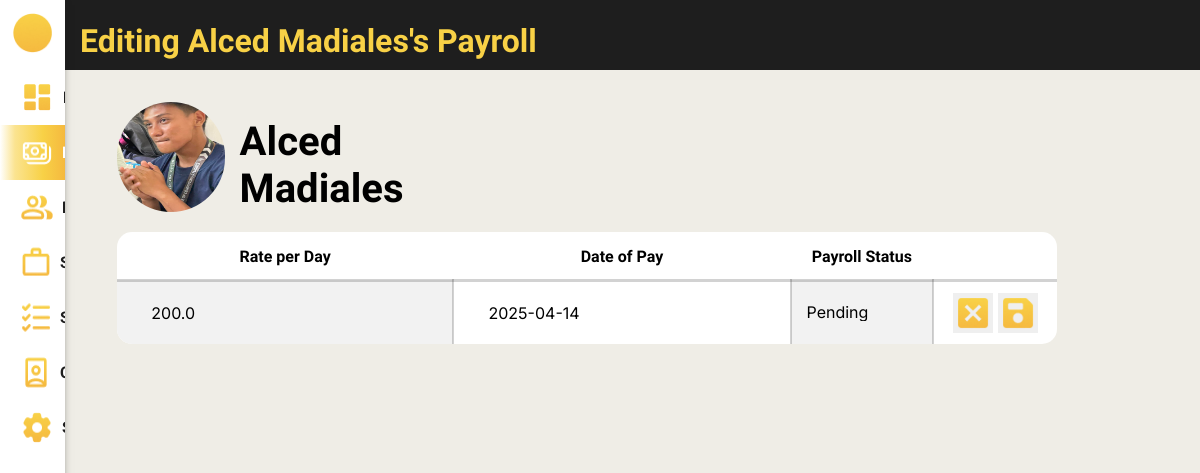
/payroll_system/payroll_edit/7/ (signed in), run on an earlier commit of the app's database.
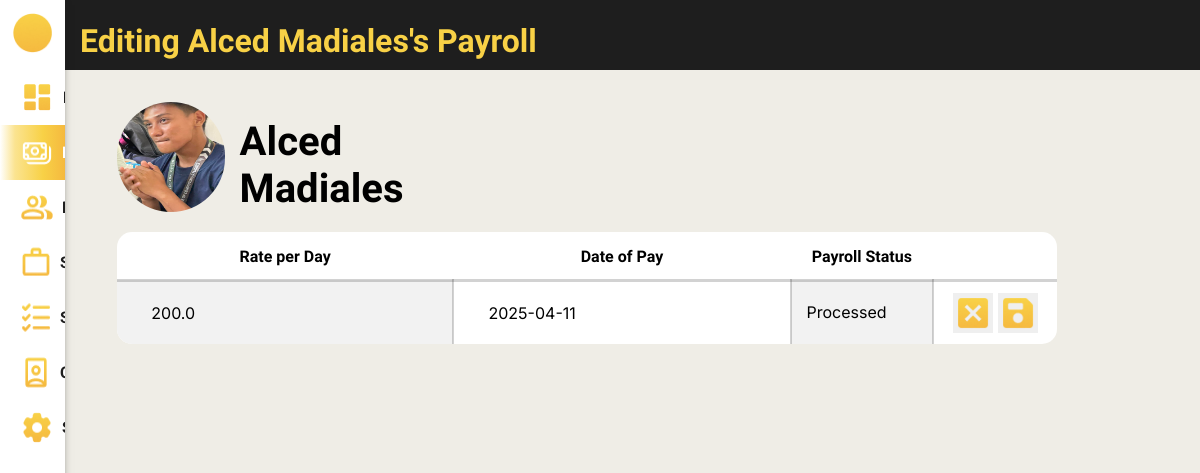
And on a later commit of the database.
### payroll_system/models.py (models this page shows)
class Payroll(models.Model):
    class PayrollStatus(models.TextChoices):
        PENDING = 'PENDING', _('Pending')
        PROCESSED = 'PROCESSED', _('Processed')
    payroll_id = models.AutoField(primary_key=True)
    rate = models.FloatField(default=0, null=False)
    incentives = models.FloatField(default=0, null=False)
    payroll_status = models.CharField(max_length=9, choices=PayrollStatus.choices, default=PayrollStatus.PENDING, null=True, blank=True)
    deductions = models.FloatField(default=0, null=False)
    salary = models.FloatField(default=0, null=False)
    cash_advance = models.FloatField(default=0, null=False)
    under_time = models.FloatField(default=0, null=False)
    payment_date = models.DateField(null=False)
    employee_id_fk = models.ForeignKey(Employee, on_delete=models.CASCADE, related_name='payrolls')
    attendance_id_fk = models.ForeignKey(Attendance, null=True, blank=True, on_delete=models.CASCADE)

### payroll_system/views.py (the view)
# urls.py: path('payroll_edit/<int:employee_id>/', views.payroll_edit , name='payroll_edit'),
@login_required
def payroll_edit(request, employee_id):
    employee = Employee.objects.get(employee_id=employee_id)
    today = timezone.now().date()
    try:
        payroll = Payroll.objects.get(
            employee_id_fk=employee,
            payment_date__gte=today
        )
    except Payroll.DoesNotExist:
        payroll = Payroll(employee_id_fk=employee)
        payroll.payment_date = today + timezone.timedelta(days=7)
        try:
            prev_payroll = Payroll.objects.filter(
                employee_id_fk=employee
            ).latest('payment_date')
            payroll.rate = prev_payroll.rate
            payroll.incentives = prev_payroll.incentives
            payroll.payroll_status = prev_payroll.payroll_status
        except Payroll.DoesNotExist:
            pass
    if request.method == 'POST':
        form = PayrollForm(request.POST, instance=payroll)
        if form.is_valid():
            form.save()
            History.objects.create(description=f"Payroll for {employee.first_name} {employee.last_name} ({employee.employee_id}) was updated.")
            return redirect('payroll_system:payroll_individual', employee_id=employee_id)
    else:
        form = PayrollForm(instance=payroll)
    latest_payroll = employee.payrolls.order_by('-payment_date').first()
    context = {
        'form': form,
        'employee': employee,
        'latest_payroll': latest_payroll
    }
    return render(request, 'payroll_system/payroll_edit.html', context)

### payroll_system/forms.py (shortened to what this page needs)
class PayrollForm(ModelForm):
    class Meta:
        model = Payroll
        fields = ('rate', 'payment_date', 'payroll_status')
        widgets = {
            'rate': forms.NumberInput(),
            'payment_date': forms.DateInput(),
            'payroll_status': forms.Select()
        }

### payroll_system/templates/payroll_system/payroll_edit.html (shortened to what the changed rows need)
{% load static %}
<!DOCTYPE html>
<html lang="en">
<head>
    <link rel="stylesheet" href="{% static 'css/template.css' %}">
    <link rel="stylesheet" href="{% static 'css/payroll_edit.css' %}">
</head>
<body>
    <div class="body">
        <header>
            <h1>Editing {{ employee.first_name }} {{ employee.last_name }}'s Payroll</h1>
        </header>
        <div class="system_content">
            <div class="container">
                <div class="profile-picture">
                    <div class="employee_name">
                        <h1>
                            {{ employee.first_name }} {{ employee.last_name }}
                        </h1>
                    </div>
                </div>
                <div class="edit_container">
                    <table>
                        <tr>
                            <th>Rate per Day</th>
                            <th>Date of Pay</th>
                            <th>Payroll Status</th>
                            <th></th>
                        </tr>
                        <tr>
                            <form class="edit_field" method="POST">
                                <td>{{ form.rate }}</td>
                                <td>{{ form.payment_date }}</td>
                                <td>{{ form.payroll_status }}</td>
                            </form>
                        </tr>
                    </table>
                </div>
            </div>
        </div>
    </div>
</body>
</html>

What changed in the data, as far as the page shows it:
added Payroll: rate "200.0", payment_date "2025-04-11", payroll_status "Processed"
Also different on the page:
form field rate: "200.0" → (not shown)
form field payment_date: "2025-04-14" → (not shown)
form field payroll_status: "Pending" → (not shown)
